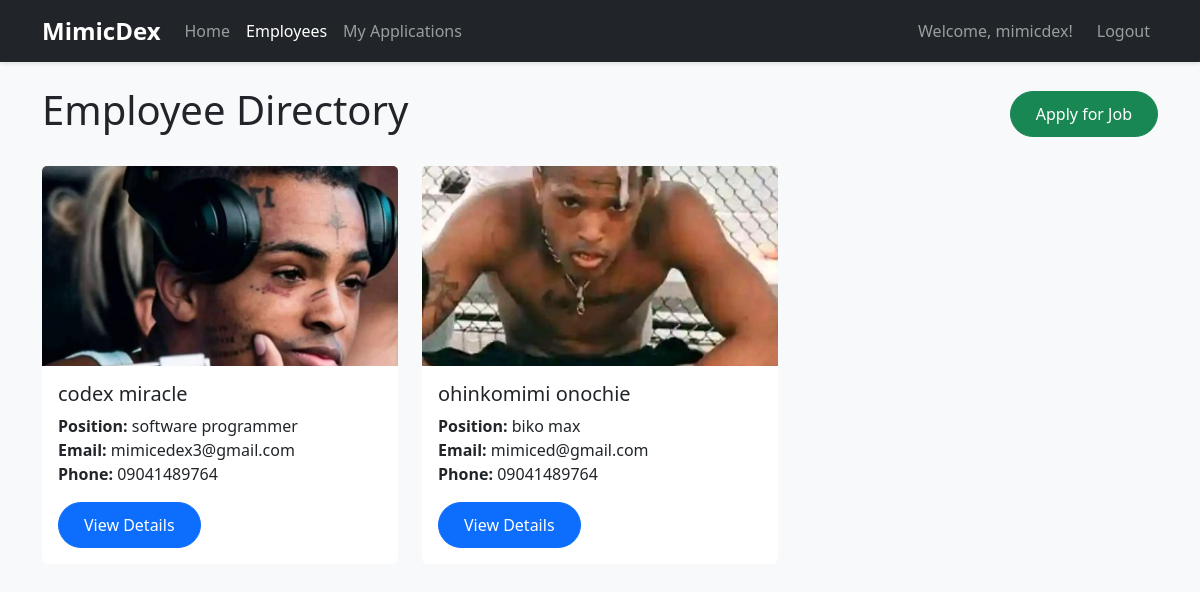
Screenshot of /employees/ (signed in) with the database file from the repository.
### employees/models.py (models this page shows, shortened)
class Employee(models.Model):
    first_name = models.CharField(max_length=100)
    last_name = models.CharField(max_length=100)
    photo = models.ImageField(upload_to='images')
    designation = models.CharField(max_length=100)
    email_address =models.EmailField(max_length=100, unique=True)
    Phone_number = models.CharField(max_length=12, blank=True)
    created_at = models.DateTimeField(auto_now_add=True)
    updated_at = models.DateTimeField(auto_now=True)

### employees/views.py (the view)
# urls.py: path('', views.employee_list, name='employee_list'),
@login_required
def employee_list(request):
    employees = Employee.objects.all()
    return render(request, 'employees/employee_list.html', {'employees': employees})

### templates/employees/employee_list.html (shortened to what this page needs)
{% load static %}
<!DOCTYPE html>
<html lang="en">
<head>
    <link href="https://cdn.jsdelivr.net/npm/bootstrap@5.3.8/dist/css/bootstrap.min.css" rel="stylesheet">
    <link rel="stylesheet" href="{% static 'css/style.css' %}">
</head>
<body>
    <nav class="navbar navbar-expand-lg navbar-dark bg-dark">
        <div class="container">
            <a class="navbar-brand" href="{% url 'home' %}">MimicDex</a>
            <div class="navbar-nav me-auto">
                <a class="nav-link" href="{% url 'home' %}">Home</a>
                <a class="nav-link active" href="{% url 'employees:employee_list' %}">Employees</a>
                {% if user.is_authenticated %}
                    <a class="nav-link" href="{% url 'employees:application_status' %}">My Applications</a>
                {% endif %}
            </div>
            <div class="navbar-nav">
                {% if user.is_authenticated %}
                    <span class="navbar-text me-3">Welcome, {{ user.first_name|default:user.username }}!</span>
                    <a class="nav-link" href="{% url 'logout' %}">Logout</a>
                {% else %}
                    <a class="nav-link" href="{% url 'login' %}">Login</a>
                    <a class="nav-link" href="{% url 'signup' %}">Sign Up</a>
                {% endif %}
            </div>
        </div>
    </nav>
    <div class="container mt-4">
        <div class="row">
            <div class="col-12">
                <div class="d-flex justify-content-between align-items-center mb-4">
                    <h1>Employee Directory</h1>
                    <a href="{% url 'employees:apply' %}" class="btn btn-success">
                         Apply for Job
                    </a>
                </div>
                {% if employees %}
                    <div class="row">
                        {% for employee in employees %}
                            <div class="col-md-6 col-lg-4 mb-4">
                                <div class="card h-100">
                                    {% if employee.photo %}
                                        <img src="{{ employee.photo.url }}" class="card-img-top" alt="{{ employee.first_name }}" style="height: 200px; object-fit: cover;">
                                    {% else %}
                                        <div class="card-img-top bg-light d-flex align-items-center justify-content-center" style="height: 200px;">
                                            <span class="text-muted">No Photo</span>
                                        </div>
                                    {% endif %}
                                    <div class="card-body">
                                        <h5 class="card-title">{{ employee.first_name }} {{ employee.last_name }}</h5>
                                        <p class="card-text">
                                            <strong>Position:</strong> {{ employee.designation }}<br>
                                            <strong>Email:</strong> {{ employee.email_address }}<br>
                                            {% if employee.Phone_number %}
                                                <strong>Phone:</strong> {{ employee.Phone_number }}
                                            {% endif %}
                                        </p>
                                        <a href="{% url 'employees:employee_detail' employee.pk %}" class="btn btn-primary">View Details</a>
                                    </div>
                                </div>
                            </div>
                        {% endfor %}
                    </div>
                {% else %}
                    <div class="alert alert-info">
                        <h4>No employees found</h4>
                        <p>There are currently no employees in the system. Contact your administrator to add employees.</p>
                    </div>
                {% endif %}
            </div>
        </div>
    </div>
</body>
</html>

### mysite/static/css/style.css (style rules this page uses)
body { font-family: 'Segoe UI', Tahoma, Geneva, Verdana, sans-serif; background-color: #f8f9fa; }
.navbar-brand { font-weight: bold; font-size: 1.5rem; }
.card { transition: transform 0.2s ease-in-out, box-shadow 0.2s ease-in-out; border: none; }
.btn { border-radius: 25px; padding: 10px 25px; font-weight: 500; }
.navbar { box-shadow: 0 2px 4px rgba(0,0,0,0.1); }

### rows the page displays
Employee: photo (picture), first_name "codex", last_name "miracle", designation "software programmer", email_address "mimicedex3@gmail.com", Phone_number "09041489764"
Employee: photo (picture), first_name "ohinkomimi", last_name "onochie", designation "biko max", email_address "mimiced@gmail.com", Phone_number "09041489764"

### other values shown
{{ user.first_name|default:user.username }} "mimicdex"
